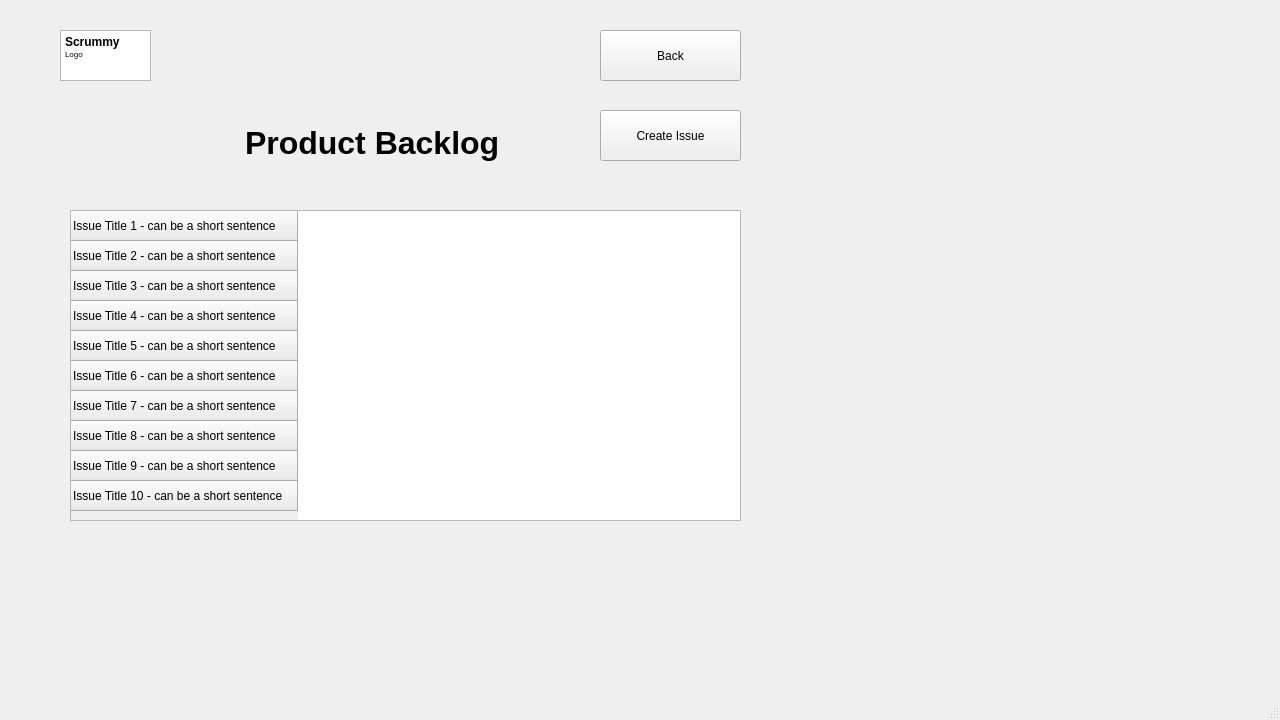
<?xml version="1.0" encoding="UTF-8"?>
<ui version="4.0">
 <class>Backlog</class>
 <widget class="QMainWindow" name="Backlog">
  <property name="geometry">
   <rect>
    <x>0</x>
    <y>0</y>
    <width>1280</width>
    <height>720</height>
   </rect>
  </property>
  <property name="minimumSize">
   <size>
    <width>1280</width>
    <height>720</height>
   </size>
  </property>
  <property name="maximumSize">
   <size>
    <width>1280</width>
    <height>720</height>
   </size>
  </property>
  <property name="windowTitle">
   <string>MainWindow</string>
  </property>
  <widget class="QWidget" name="centralwidget">
   <widget class="QPushButton" name="pushButton_2">
    <property name="geometry">
     <rect>
      <x>600</x>
      <y>30</y>
      <width>141</width>
      <height>51</height>
     </rect>
    </property>
    <property name="text">
     <string>Back</string>
    </property>
   </widget>
   <widget class="QPushButton" name="pushButton">
    <property name="geometry">
     <rect>
      <x>600</x>
      <y>110</y>
      <width>141</width>
      <height>51</height>
     </rect>
    </property>
    <property name="text">
     <string>Create Issue</string>
    </property>
   </widget>
   <widget class="QTableWidget" name="tableWidget">
    <property name="geometry">
     <rect>
      <x>70</x>
      <y>210</y>
      <width>671</width>
      <height>311</height>
     </rect>
    </property>
    <row>
     <property name="text">
      <string>Issue Title 1 - can be a short sentence</string>
     </property>
    </row>
    <row>
     <property name="text">
      <string>Issue Title 2 - can be a short sentence</string>
     </property>
    </row>
    <row>
     <property name="text">
      <string>Issue Title 3 - can be a short sentence</string>
     </property>
    </row>
    <row>
     <property name="text">
      <string>Issue Title 4 - can be a short sentence</string>
     </property>
    </row>
    <row>
     <property name="text">
      <string>Issue Title 5 - can be a short sentence</string>
     </property>
    </row>
    <row>
     <property name="text">
      <string>Issue Title 6 - can be a short sentence</string>
     </property>
    </row>
    <row>
     <property name="text">
      <string>Issue Title 7 - can be a short sentence</string>
     </property>
    </row>
    <row>
     <property name="text">
      <string>Issue Title 8 - can be a short sentence</string>
     </property>
    </row>
    <row>
     <property name="text">
      <string>Issue Title 9 - can be a short sentence</string>
     </property>
    </row>
    <row>
     <property name="text">
      <string>Issue Title 10 - can be a short sentence</string>
     </property>
    </row>
   </widget>
   <widget class="QTextBrowser" name="textBrowser_2">
    <property name="geometry">
     <rect>
      <x>240</x>
      <y>120</y>
      <width>301</width>
      <height>61</height>
     </rect>
    </property>
    <property name="autoFillBackground">
     <bool>false</bool>
    </property>
    <property name="styleSheet">
     <string notr="true">background-color: rgba(255, 255, 255, 0%)</string>
    </property>
    <property name="html">
     <string>&lt;!DOCTYPE HTML PUBLIC &quot;-//W3C//DTD HTML 4.0//EN&quot; &quot;http://www.w3.org/TR/REC-html40/strict.dtd&quot;&gt;
&lt;html&gt;&lt;head&gt;&lt;meta name=&quot;qrichtext&quot; content=&quot;1&quot; /&gt;&lt;meta charset=&quot;utf-8&quot; /&gt;&lt;style type=&quot;text/css&quot;&gt;
p, li { white-space: pre-wrap; }
hr { height: 1px; border-width: 0; }
li.unchecked::marker { content: &quot;\2610&quot;; }
li.checked::marker { content: &quot;\2612&quot;; }
&lt;/style&gt;&lt;/head&gt;&lt;body style=&quot; font-family:'Segoe UI'; font-size:9pt; font-weight:400; font-style:normal;&quot;&gt;
&lt;p style=&quot; margin-top:0px; margin-bottom:0px; margin-left:0px; margin-right:0px; -qt-block-indent:0; text-indent:0px;&quot;&gt;&lt;span style=&quot; font-size:24pt; font-weight:700; color:#000000;&quot;&gt;Product Backlog&lt;/span&gt;&lt;/p&gt;&lt;/body&gt;&lt;/html&gt;</string>
    </property>
   </widget>
   <widget class="QTextBrowser" name="textBrowser_3">
    <property name="geometry">
     <rect>
      <x>60</x>
      <y>30</y>
      <width>91</width>
      <height>51</height>
     </rect>
    </property>
    <property name="html">
     <string>&lt;!DOCTYPE HTML PUBLIC &quot;-//W3C//DTD HTML 4.0//EN&quot; &quot;http://www.w3.org/TR/REC-html40/strict.dtd&quot;&gt;
&lt;html&gt;&lt;head&gt;&lt;meta name=&quot;qrichtext&quot; content=&quot;1&quot; /&gt;&lt;meta charset=&quot;utf-8&quot; /&gt;&lt;style type=&quot;text/css&quot;&gt;
p, li { white-space: pre-wrap; }
hr { height: 1px; border-width: 0; }
li.unchecked::marker { content: &quot;\2610&quot;; }
li.checked::marker { content: &quot;\2612&quot;; }
&lt;/style&gt;&lt;/head&gt;&lt;body style=&quot; font-family:'Segoe UI'; font-size:9pt; font-weight:400; font-style:normal;&quot;&gt;
&lt;p style=&quot; margin-top:0px; margin-bottom:0px; margin-left:0px; margin-right:0px; -qt-block-indent:0; text-indent:0px;&quot;&gt;&lt;span style=&quot; font-weight:700;&quot;&gt;Scrummy&lt;/span&gt;&lt;/p&gt;
&lt;p style=&quot; margin-top:0px; margin-bottom:0px; margin-left:0px; margin-right:0px; -qt-block-indent:0; text-indent:0px;&quot;&gt;&lt;span style=&quot; font-size:6pt;&quot;&gt;Logo&lt;/span&gt;&lt;/p&gt;&lt;/body&gt;&lt;/html&gt;</string>
    </property>
   </widget>
  </widget>
  <widget class="QMenuBar" name="menubar">
   <property name="geometry">
    <rect>
     <x>0</x>
     <y>0</y>
     <width>1280</width>
     <height>22</height>
    </rect>
   </property>
  </widget>
  <widget class="QStatusBar" name="statusbar"/>
 </widget>
 <resources/>
 <connections/>
</ui>
